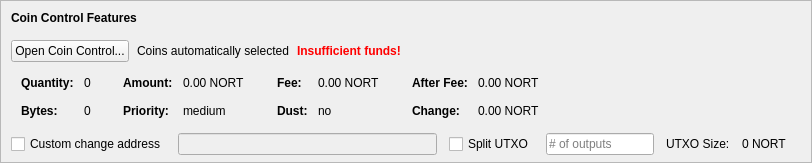
    <widget class="QFrame" name="frameCoinControl">
     <property name="sizePolicy">
      <sizepolicy hsizetype="Expanding" vsizetype="Expanding">
       <horstretch>0</horstretch>
       <verstretch>0</verstretch>
      </sizepolicy>
     </property>
     <property name="maximumSize">
      <size>
       <width>16777215</width>
       <height>16777215</height>
      </size>
     </property>
     <property name="frameShape">
      <enum>QFrame::StyledPanel</enum>
     </property>
     <property name="frameShadow">
      <enum>QFrame::Sunken</enum>
     </property>
     <layout class="QVBoxLayout" name="verticalLayoutCoinControl2">
      <property name="spacing">
       <number>0</number>
      </property>
      <property name="leftMargin">
       <number>0</number>
      </property>
      <property name="topMargin">
       <number>0</number>
      </property>
      <property name="rightMargin">
       <number>0</number>
      </property>
      <property name="bottomMargin">
       <number>6</number>
      </property>
      <item>
       <layout class="QVBoxLayout" name="verticalLayoutCoinControl" stretch="0,0,0,0,1">
        <property name="spacing">
         <number>0</number>
        </property>
        <property name="leftMargin">
         <number>10</number>
        </property>
        <property name="topMargin">
         <number>10</number>
        </property>
        <item>
         <layout class="QHBoxLayout" name="horizontalLayoutCoinControl1">
          <property name="bottomMargin">
           <number>15</number>
          </property>
          <item>
           <widget class="QLabel" name="labelCoinControlFeatures">
            <property name="sizePolicy">
             <sizepolicy hsizetype="Preferred" vsizetype="Maximum">
              <horstretch>0</horstretch>
              <verstretch>0</verstretch>
             </sizepolicy>
            </property>
            <property name="font">
             <font>
              <weight>75</weight>
              <bold>true</bold>
             </font>
            </property>
            <property name="styleSheet">
             <string notr="true">font-weight:bold;</string>
            </property>
            <property name="text">
             <string>Coin Control Features</string>
            </property>
           </widget>
          </item>
         </layout>
        </item>
        <item>
         <layout class="QHBoxLayout" name="horizontalLayoutCoinControl2" stretch="0,0,0,0">
          <property name="spacing">
           <number>8</number>
          </property>
          <property name="bottomMargin">
           <number>10</number>
          </property>
          <item>
           <widget class="QPushButton" name="pushButtonCoinControl">
            <property name="styleSheet">
             <string notr="true"/>
            </property>
            <property name="text">
             <string>Open Coin Control...</string>
            </property>
            <property name="autoDefault">
             <bool>false</bool>
            </property>
           </widget>
          </item>
          <item>
           <widget class="QLabel" name="labelCoinControlAutomaticallySelected">
            <property name="text">
             <string>Coins automatically selected</string>
            </property>
            <property name="margin">
             <number>5</number>
            </property>
           </widget>
          </item>
          <item>
           <widget class="QLabel" name="labelCoinControlInsuffFunds">
            <property name="font">
             <font>
              <weight>75</weight>
              <bold>true</bold>
             </font>
            </property>
            <property name="styleSheet">
             <string notr="true">color:red;font-weight:bold;</string>
            </property>
            <property name="text">
             <string>Insufficient funds!</string>
            </property>
            <property name="margin">
             <number>5</number>
            </property>
           </widget>
          </item>
          <item>
           <spacer name="horizontalSpacerCoinControl">
            <property name="orientation">
             <enum>Qt::Horizontal</enum>
            </property>
            <property name="sizeHint" stdset="0">
             <size>
              <width>40</width>
              <height>1</height>
             </size>
            </property>
           </spacer>
          </item>
         </layout>
        </item>
        <item>
         <widget class="QWidget" name="widgetCoinControl" native="true">
          <property name="sizePolicy">
           <sizepolicy hsizetype="Preferred" vsizetype="Preferred">
            <horstretch>0</horstretch>
            <verstretch>0</verstretch>
           </sizepolicy>
          </property>
          <property name="minimumSize">
           <size>
            <width>0</width>
            <height>0</height>
           </size>
          </property>
          <property name="styleSheet">
           <string notr="true"/>
          </property>
          <layout class="QHBoxLayout" name="horizontalLayoutCoinControl5">
           <property name="leftMargin">
            <number>0</number>
           </property>
           <property name="topMargin">
            <number>0</number>
           </property>
           <property name="rightMargin">
            <number>0</number>
           </property>
           <property name="bottomMargin">
            <number>0</number>
           </property>
           <item>
            <layout class="QHBoxLayout" name="horizontalLayoutCoinControl3" stretch="0,0,0,1">
             <property name="spacing">
              <number>20</number>
             </property>
             <property name="topMargin">
              <number>0</number>
             </property>
             <property name="bottomMargin">
              <number>10</number>
             </property>
             <item>
              <layout class="QFormLayout" name="formLayoutCoinControl1">
               <property name="horizontalSpacing">
                <number>10</number>
               </property>
               <property name="verticalSpacing">
                <number>14</number>
               </property>
               <property name="leftMargin">
                <number>10</number>
               </property>
               <property name="topMargin">
                <number>4</number>
               </property>
               <property name="rightMargin">
                <number>6</number>
               </property>
               <item row="0" column="0">
                <widget class="QLabel" name="labelCoinControlQuantityText">
                 <property name="font">
                  <font>
                   <weight>75</weight>
                   <bold>true</bold>
                  </font>
                 </property>
                 <property name="text">
                  <string>Quantity:</string>
                 </property>
                 <property name="margin">
                  <number>0</number>
                 </property>
                </widget>
               </item>
               <item row="0" column="1">
                <widget class="QLabel" name="labelCoinControlQuantity">
                 <property name="cursor">
                  <cursorShape>IBeamCursor</cursorShape>
                 </property>
                 <property name="contextMenuPolicy">
                  <enum>Qt::ActionsContextMenu</enum>
                 </property>
                 <property name="text">
                  <string notr="true">0</string>
                 </property>
                 <property name="margin">
                  <number>0</number>
                 </property>
                 <property name="textInteractionFlags">
                  <set>Qt::LinksAccessibleByMouse|Qt::TextSelectableByKeyboard|Qt::TextSelectableByMouse</set>
                 </property>
                </widget>
               </item>
               <item row="1" column="0">
                <widget class="QLabel" name="labelCoinControlBytesText">
                 <property name="font">
                  <font>
                   <weight>75</weight>
                   <bold>true</bold>
                  </font>
                 </property>
                 <property name="text">
                  <string>Bytes:</string>
                 </property>
                </widget>
               </item>
               <item row="1" column="1">
                <widget class="QLabel" name="labelCoinControlBytes">
                 <property name="cursor">
                  <cursorShape>IBeamCursor</cursorShape>
                 </property>
                 <property name="contextMenuPolicy">
                  <enum>Qt::ActionsContextMenu</enum>
                 </property>
                 <property name="text">
                  <string notr="true">0</string>
                 </property>
                 <property name="textInteractionFlags">
                  <set>Qt::LinksAccessibleByMouse|Qt::TextSelectableByKeyboard|Qt::TextSelectableByMouse</set>
                 </property>
                </widget>
               </item>
              </layout>
             </item>
             <item>
              <layout class="QFormLayout" name="formLayoutCoinControl2">
               <property name="horizontalSpacing">
                <number>10</number>
               </property>
               <property name="verticalSpacing">
                <number>14</number>
               </property>
               <property name="leftMargin">
                <number>6</number>
               </property>
               <property name="topMargin">
                <number>4</number>
               </property>
               <property name="rightMargin">
                <number>6</number>
               </property>
               <item row="0" column="0">
                <widget class="QLabel" name="labelCoinControlAmountText">
                 <property name="font">
                  <font>
                   <weight>75</weight>
                   <bold>true</bold>
                  </font>
                 </property>
                 <property name="text">
                  <string>Amount:</string>
                 </property>
                 <property name="margin">
                  <number>0</number>
                 </property>
                </widget>
               </item>
               <item row="0" column="1">
                <widget class="QLabel" name="labelCoinControlAmount">
                 <property name="cursor">
                  <cursorShape>IBeamCursor</cursorShape>
                 </property>
                 <property name="contextMenuPolicy">
                  <enum>Qt::ActionsContextMenu</enum>
                 </property>
                 <property name="text">
                  <string notr="true">0.00 NORT</string>
                 </property>
                 <property name="textInteractionFlags">
                  <set>Qt::LinksAccessibleByMouse|Qt::TextSelectableByKeyboard|Qt::TextSelectableByMouse</set>
                 </property>
                </widget>
               </item>
               <item row="1" column="0">
                <widget class="QLabel" name="labelCoinControlPriorityText">
                 <property name="font">
                  <font>
                   <weight>75</weight>
                   <bold>true</bold>
                  </font>
                 </property>
                 <property name="text">
                  <string>Priority:</string>
                 </property>
                </widget>
               </item>
               <item row="1" column="1">
                <widget class="QLabel" name="labelCoinControlPriority">
                 <property name="cursor">
                  <cursorShape>IBeamCursor</cursorShape>
                 </property>
                 <property name="contextMenuPolicy">
                  <enum>Qt::ActionsContextMenu</enum>
                 </property>
                 <property name="text">
                  <string>medium</string>
                 </property>
                 <property name="textInteractionFlags">
                  <set>Qt::LinksAccessibleByMouse|Qt::TextSelectableByKeyboard|Qt::TextSelectableByMouse</set>
                 </property>
                </widget>
               </item>
              </layout>
             </item>
             <item>
              <layout class="QFormLayout" name="formLayoutCoinControl3">
               <property name="horizontalSpacing">
                <number>10</number>
               </property>
               <property name="verticalSpacing">
                <number>14</number>
               </property>
               <property name="leftMargin">
                <number>6</number>
               </property>
               <property name="topMargin">
                <number>4</number>
               </property>
               <property name="rightMargin">
                <number>6</number>
               </property>
               <item row="0" column="0">
                <widget class="QLabel" name="labelCoinControlFeeText">
                 <property name="font">
                  <font>
                   <weight>75</weight>
                   <bold>true</bold>
                  </font>
                 </property>
                 <property name="text">
                  <string>Fee:</string>
                 </property>
                 <property name="margin">
                  <number>0</number>
                 </property>
                </widget>
               </item>
               <item row="0" column="1">
                <widget class="QLabel" name="labelCoinControlFee">
                 <property name="cursor">
                  <cursorShape>IBeamCursor</cursorShape>
                 </property>
                 <property name="contextMenuPolicy">
                  <enum>Qt::ActionsContextMenu</enum>
                 </property>
                 <property name="text">
                  <string notr="true">0.00 NORT</string>
                 </property>
                 <property name="textInteractionFlags">
                  <set>Qt::LinksAccessibleByMouse|Qt::TextSelectableByKeyboard|Qt::TextSelectableByMouse</set>
                 </property>
                </widget>
               </item>
               <item row="1" column="0">
                <widget class="QLabel" name="labelCoinControlLowOutputText">
                 <property name="font">
                  <font>
                   <weight>75</weight>
                   <bold>true</bold>
                  </font>
                 </property>
                 <property name="text">
                  <string>Dust:</string>
                 </property>
                </widget>
               </item>
               <item row="1" column="1">
                <widget class="QLabel" name="labelCoinControlLowOutput">
                 <property name="cursor">
                  <cursorShape>IBeamCursor</cursorShape>
                 </property>
                 <property name="contextMenuPolicy">
                  <enum>Qt::ActionsContextMenu</enum>
                 </property>
                 <property name="text">
                  <string>no</string>
                 </property>
                 <property name="textInteractionFlags">
                  <set>Qt::LinksAccessibleByMouse|Qt::TextSelectableByKeyboard|Qt::TextSelectableByMouse</set>
                 </property>
                </widget>
               </item>
              </layout>
             </item>
             <item>
              <layout class="QFormLayout" name="formLayoutCoinControl4">
               <property name="horizontalSpacing">
                <number>10</number>
               </property>
               <property name="verticalSpacing">
                <number>14</number>
               </property>
               <property name="leftMargin">
                <number>6</number>
               </property>
               <property name="topMargin">
                <number>4</number>
               </property>
               <property name="rightMargin">
                <number>6</number>
               </property>
               <item row="0" column="0">
                <widget class="QLabel" name="labelCoinControlAfterFeeText">
                 <property name="font">
                  <font>
                   <weight>75</weight>
                   <bold>true</bold>
                  </font>
                 </property>
                 <property name="text">
                  <string>After Fee:</string>
                 </property>
                 <property name="margin">
                  <number>0</number>
                 </property>
                </widget>
               </item>
               <item row="0" column="1">
                <widget class="QLabel" name="labelCoinControlAfterFee">
                 <property name="cursor">
                  <cursorShape>IBeamCursor</cursorShape>
                 </property>
                 <property name="contextMenuPolicy">
                  <enum>Qt::ActionsContextMenu</enum>
                 </property>
                 <property name="text">
                  <string notr="true">0.00 NORT</string>
                 </property>
                 <property name="textInteractionFlags">
                  <set>Qt::LinksAccessibleByMouse|Qt::TextSelectableByKeyboard|Qt::TextSelectableByMouse</set>
                 </property>
                </widget>
               </item>
               <item row="1" column="0">
                <widget class="QLabel" name="labelCoinControlChangeText">
                 <property name="font">
                  <font>
                   <weight>75</weight>
                   <bold>true</bold>
                  </font>
                 </property>
                 <property name="text">
                  <string>Change:</string>
                 </property>
                </widget>
               </item>
               <item row="1" column="1">
                <widget class="QLabel" name="labelCoinControlChange">
                 <property name="cursor">
                  <cursorShape>IBeamCursor</cursorShape>
                 </property>
                 <property name="contextMenuPolicy">
                  <enum>Qt::ActionsContextMenu</enum>
                 </property>
                 <property name="text">
                  <string notr="true">0.00 NORT</string>
                 </property>
                 <property name="textInteractionFlags">
                  <set>Qt::LinksAccessibleByMouse|Qt::TextSelectableByKeyboard|Qt::TextSelectableByMouse</set>
                 </property>
                </widget>
               </item>
              </layout>
             </item>
            </layout>
           </item>
          </layout>
         </widget>
        </item>
        <item>
         <layout class="QHBoxLayout" name="horizontalLayoutCoinControl4" stretch="0,0,0,0,0,0,0">
          <property name="spacing">
           <number>12</number>
          </property>
          <property name="sizeConstraint">
           <enum>QLayout::SetDefaultConstraint</enum>
          </property>
          <property name="topMargin">
           <number>5</number>
          </property>
          <property name="rightMargin">
           <number>5</number>
          </property>
          <item>
           <widget class="QCheckBox" name="checkBoxCoinControlChange">
            <property name="toolTip">
             <string>If this is activated, but the change address is empty or invalid, change will be sent to a newly generated address.</string>
            </property>
            <property name="text">
             <string>Custom change address</string>
            </property>
           </widget>
          </item>
          <item>
           <widget class="QValidatedLineEdit" name="lineEditCoinControlChange">
            <property name="enabled">
             <bool>false</bool>
            </property>
            <property name="sizePolicy">
             <sizepolicy hsizetype="Expanding" vsizetype="Fixed">
              <horstretch>0</horstretch>
              <verstretch>0</verstretch>
             </sizepolicy>
            </property>
           </widget>
          </item>
          <item>
           <widget class="QCheckBox" name="splitBlockCheckBox">
            <property name="text">
             <string>Split UTXO</string>
            </property>
           </widget>
          </item>
          <item>
           <widget class="QLineEdit" name="splitBlockLineEdit">
            <property name="sizePolicy">
             <sizepolicy hsizetype="Fixed" vsizetype="Fixed">
              <horstretch>50</horstretch>
              <verstretch>0</verstretch>
             </sizepolicy>
            </property>
            <property name="placeholderText">
             <string># of outputs</string>
            </property>
           </widget>
          </item>
          <item>
           <widget class="QLabel" name="labelBlockSizeText">
            <property name="text">
             <string>UTXO Size:</string>
            </property>
           </widget>
          </item>
          <item>
           <widget class="QLabel" name="labelBlockSize">
            <property name="text">
             <string>0 NORT</string>
            </property>
           </widget>
          </item>
          <item>
           <widget class="QLabel" name="labelCoinControlChangeLabel">
            <property name="sizePolicy">
             <sizepolicy hsizetype="Preferred" vsizetype="Expanding">
              <horstretch>0</horstretch>
              <verstretch>0</verstretch>
             </sizepolicy>
            </property>
            <property name="minimumSize">
             <size>
              <width>0</width>
              <height>0</height>
             </size>
            </property>
            <property name="text">
             <string/>
            </property>
            <property name="margin">
             <number>3</number>
            </property>
           </widget>
          </item>
         </layout>
        </item>
        <item>
         <spacer name="verticalSpacerCoinControl">
          <property name="orientation">
           <enum>Qt::Vertical</enum>
          </property>
          <property name="sizeHint" stdset="0">
           <size>
            <width>800</width>
            <height>1</height>
           </size>
          </property>
         </spacer>
        </item>
       </layout>
      </item>
     </layout>
    </widget>
